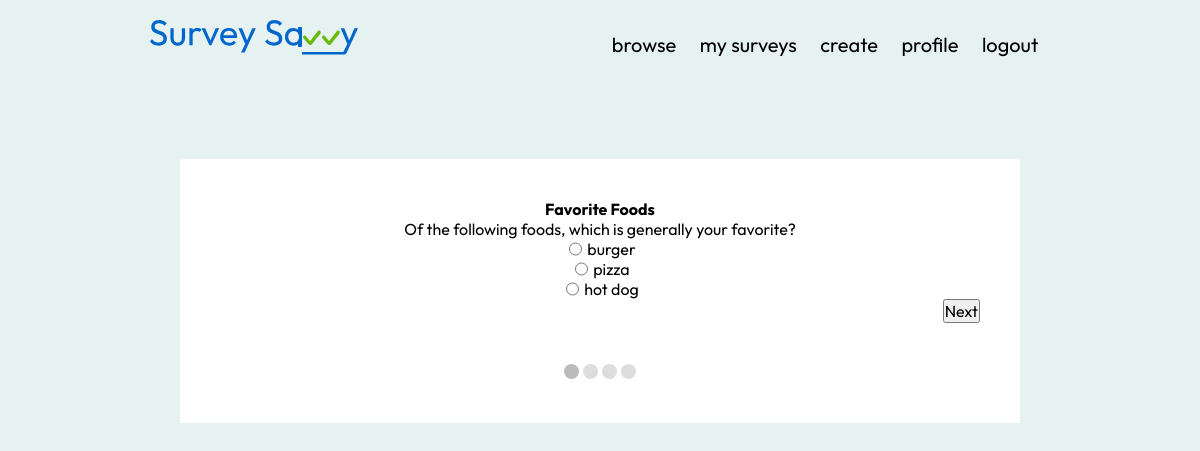
The page /private/surveyForm.php?survey_id=1 (signed in) on the database its author committed.
### tables this page shows
CREATE TABLE `survey` (
survey_id INT AUTO_INCREMENT,
creator_id INT NOT NULL,
title VARCHAR(60) NOT NULL,
PRIMARY KEY(survey_id),
FOREIGN KEY(creator_id) REFERENCES `user`(user_id)
);

CREATE TABLE `question` (
question_id INT AUTO_INCREMENT,
survey_id INT NOT NULL,
question_text VARCHAR(255) NOT NULL,
response_type VARCHAR(30) NOT NULL,
PRIMARY KEY(question_id),
FOREIGN KEY (survey_id) REFERENCES `survey`(survey_id)
);

CREATE TABLE `question_option` (
option_id INT AUTO_INCREMENT,
question_id INT NOT NULL,
option_type VARCHAR(30) NOT NULL,
option_text VARCHAR(255),
PRIMARY KEY (option_id),
FOREIGN KEY (question_id) REFERENCES `question`(question_id)
);

### private/surveyForm.php (the view, shortened to what this page needs)
<!DOCTYPE html>
<html>
<head>
	<link href="../css/test.css" rel="stylesheet" type="text/css">
	<link href="../css/private.surveyform.css" rel="stylesheet" type="text/css">
</head>
<body class="loggedin">
	<?php include "../shared/navbar.php" ?>
	<div class="content">
		<form id="surveyForm" method="post" action=<?php echo "../includes/take-survey.inc.php?survey_id=" . $_GET['survey_id'] ?>>
			<?php
			require_once '../includes/dbc.inc.php';
			$surveyID = $_GET['survey_id'];
			$sql = "SELECT title FROM survey WHERE survey_id = '" . $surveyID . "'";
			$title = getDataElement($conn, $sql);
			echo "<h3>", $title, "</h3>";
			$sql = "SELECT COUNT(DISTINCT question_id) FROM question WHERE survey_id = '" . $surveyID . "'";
			$limit = getDataElement($conn, $sql);
			$sql = "SELECT DISTINCT question_id FROM question WHERE survey_id = '" . $surveyID . "'";
			$arr = getDataArray($conn, $sql);
			for ($i = 0; $i < $limit; $i++) {
				$sql = "SELECT question_text FROM question WHERE question_id ='" . $arr[$i] . "' AND survey_id = '" . $surveyID . "'";
				$question_text = getDataElement($conn, $sql);
				echo "<div class='tab'>";
				echo "<p class='question'>" . $question_text . "<p>";
				$sql = "SELECT response_type FROM question WHERE question_id ='" . $arr[$i] . "' AND survey_id = '" . $surveyID . "'";
				$question_type = getDataElement($conn, $sql);
				switch ($question_type) {
					case 'free-response':
						echo "<p><input name=", $arr[$i], " placeholder='Please Type Response' oninput='this.className = '''></p>";
						break;
					case "multiple-choice":
						$sql = "SELECT COUNT(DISTINCT option_id) FROM question_option WHERE option_type = 'multiple-choice' AND question_id = '" . $arr[$i] . "'";
						$option_limit = getDataElement($conn, $sql);
						$sql = "SELECT DISTINCT option_id FROM question_option WHERE option_type = 'multiple-choice' AND question_id = '" . $arr[$i] . "'";
						$option_arr = getDataArray($conn, $sql);
						for ($j = 0; $j < $option_limit; $j++) {
							$sql = "SELECT option_text FROM question_option WHERE option_id = '" . $option_arr[$j] . "' AND question_id = '" . $arr[$i] . "'";
							$option_text = getDataElement($conn, $sql);
							echo "<div class='option'>";
							echo "<input type='radio' name =", $arr[$i], " value='", $option_text, "' oninput='this.className = '''>", $option_text;
							echo "</div>";
						}
						break;
				}
				echo "</div>";
			}
			function getDataElement($conn, $sql)
			{
				$result = mysqli_query($conn, $sql);
				while ($row = mysqli_fetch_row($result)) {
					foreach ($row as $value)
						return $value;
				}
			}
			function getDataArray($conn, $sql)
			{
				$res = mysqli_query($conn, $sql);
				$arr_index = 0;
				while ($row = mysqli_fetch_row($res)) {
					foreach ($row as $value) {
						$arr[$arr_index] = $value;
						$arr_index++;
					}
				}
				return $arr;
			}
			?>
			<div style="overflow:auto;">
				<div style="float:right;">
					<button type="button" id="nextButton" onclick="nextPrev(1)">Next</button>
				</div>
			</div>
			<div style="text-align:center;margin-top:40px;">
				<?php
				for ($i = 0; $i < $limit; $i++) {
					echo "<span class='step'></span>";
				}
				?>
			</div>
		</form>
	</div>
</body>
</html>

### css/test.css (style rules this page uses)
#surveyForm { background-color: #ffffff; margin: 100px auto; padding: 40px; width: 70%; min-width: 300px; }
input { padding: 10px; margin: 3px 5px; cursor: pointer; }
h3 { text-align: center; }
.tab { display: none; flex-direction: column; align-items: center; }
.step { height: 15px; width: 15px; margin: 0 2px; background-color: #bbbbbb; border: none; border-radius: 50%; display: inline-block; opacity: 0.5; }
.step.active { opacity: 1; }
.option { display: flex; }
.question { text-align: center; }

### css/global.css (style rules this page uses)
* { font-family: "Outfit", sans-serif; font-size: 16px; -webkit-font-smoothing: antialiased; -moz-osx-font-smoothing: grayscale; margin: 0; padding: 0; box-sizing: border-box; }
body { background-color: #e6f2f2; }

### rows shown on the page
survey: title "Favorite Foods"
question: question_text "Of the following foods, which is generally your favorite?"
question_option: option_text "burger"
question_option: option_text "pizza"
question_option: option_text "hot dog"

### other values the page prints
$text "browse my surveys create profile logout"
